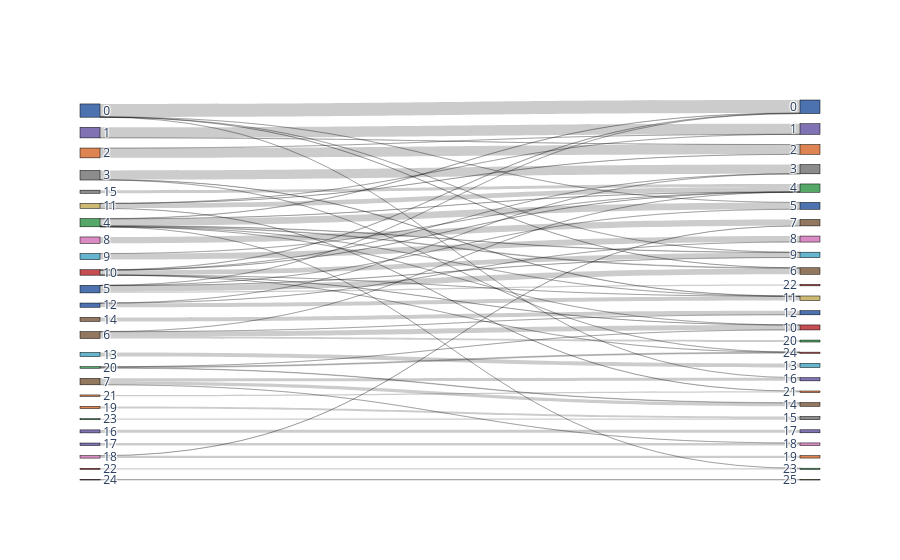
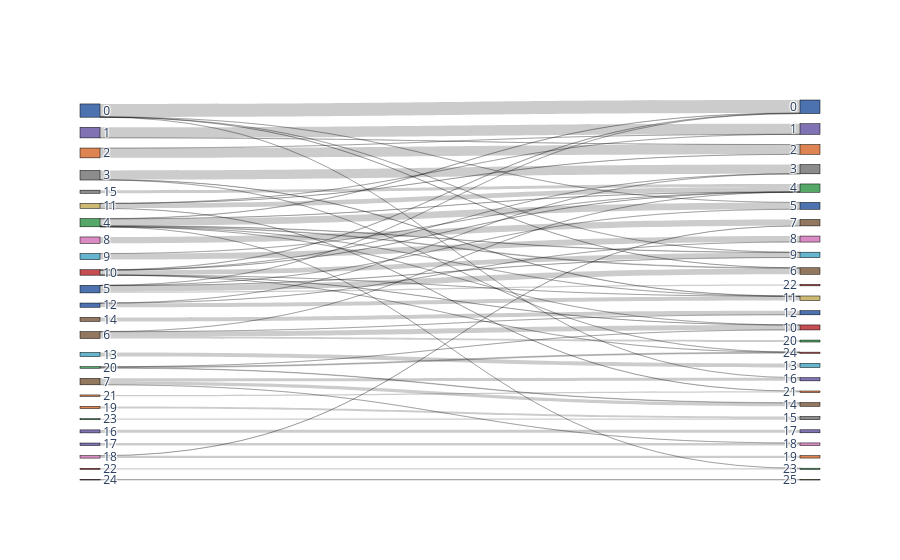

The notebook cell saved with these charts, in order:
### Code cell
bc.tl.report(adata_pred=adata, celltype='leiden_reg_before_hvg', method='without_regress_out', analysis_name=analysis_name,
                        test_dataset='adata_new', name_prediction='leiden', name_report='compare_leiden', use_raw=False,
                        remove_nonshared=False, clustering='leiden', asymmetric_matrix=True, delimiter='\t', verbose=True)

### Figure 1 — Plotly figure (JSON) as saved in the notebook; plotly's stock layout.template omitted (floating-point values rounded to 4 significant figures)
{"data": [{"link": {"source": [4, 4, 4, 4, 4, 4, 4, 4, 6, 6, 6, 6, 21, 15, 11, 11, 11, 11, 1, 1, 7, 7, 7, 9, 9, 8, 5, 5, 5, 5, 5, 0, 0, 0, 0, 0, 2, 2, 16, 23, 3, 3, 3, 22, 13, 14, 18, 18, 10, 10, 10, 10, 10, 10, 10, 17, 20, 20, 20, 24, 12, 12, 12, 19], "target": [30, 35, 29, 31, 25, 48, 36, 34, 35, 29, 45, 37, 46, 29, 46, 29, 26, 27, 26, 27, 39, 41, 43, 29, 33, 32, 30, 31, 25, 34, 47, 30, 31, 25, 41, 34, 26, 27, 42, 40, 28, 36, 49, 48, 38, 37, 32, 44, 35, 29, 25, 28, 36, 49, 34, 43, 35, 39, 49, 50, 33, 28, 36, 40], "value": [132, 1, 1, 14, 5, 1, 1, 7, 95, 1, 38, 2, 26, 61, 3, 94, 1, 1, 207, 1, 63, 62, 2, 3, 117, 126, 3, 113, 1, 4, 28, 1, 1, 254, 1, 3, 1, 192, 59, 22, 181, 6, 2, 23, 81, 80, 1, 47, 1, 3, 7, 1, 1, 1, 93, 49, 1, 10, 19, 9, 1, 1, 81, 41]}, "node": {"color": ["#4c72b0", "#8172b3", "#dd8452", "#8c8c8c", "#55a868", "#4c72b0", "#937860", "#937860", "#da8bc3", "#64b5cd", "#c44e52", "#ccb974", "#4c72b0", "#64b5cd", "#937860", "#8c8c8c", "#8172b3", "#8172b3", "#da8bc3", "#dd8452", "#55a868", "#dd8452", "#c44e52", "#55a868", "#c44e52", "#4c72b0", "#8172b3", "#dd8452", "#8c8c8c", "#55a868", "#4c72b0", "#937860", "#937860", "#da8bc3", "#64b5cd", "#c44e52", "#ccb974", "#4c72b0", "#64b5cd", "#937860", "#8c8c8c", "#8172b3", "#8172b3", "#da8bc3", "#dd8452", "#55a868", "#dd8452", "#c44e52", "#55a868", "#c44e52", "#ccb974"], "label": ["0", "1", "2", "3", "4", "5", "6", "7", "8", "9", "10", "11", "12", "13", "14", "15", "16", "17", "18", "19", "20", "21", "22", "23", "24", "0", "1", "2", "3", "4", "5", "6", "7", "8", "9", "10", "11", "12", "13", "14", "15", "16", "17", "18", "19", "20", "21", "22", "23", "24", "25"], "line": {"color": "black", "width": 0.5}, "pad": 15, "thickness": 20}, "type": "sankey"}], "layout": {}}

### Figure 2 — Plotly figure (JSON) as saved in the notebook; plotly's stock layout.template omitted (floating-point values rounded to 4 significant figures)
{"data": [{"link": {"source": [4, 4, 4, 4, 4, 4, 4, 4, 6, 6, 6, 6, 21, 15, 11, 11, 11, 11, 1, 1, 7, 7, 7, 9, 9, 8, 5, 5, 5, 5, 5, 0, 0, 0, 0, 0, 2, 2, 16, 23, 3, 3, 3, 22, 13, 14, 18, 18, 10, 10, 10, 10, 10, 10, 10, 17, 20, 20, 20, 24, 12, 12, 12, 19], "target": [30, 35, 29, 31, 25, 48, 36, 34, 35, 29, 45, 37, 46, 29, 46, 29, 26, 27, 26, 27, 39, 41, 43, 29, 33, 32, 30, 31, 25, 34, 47, 30, 31, 25, 41, 34, 26, 27, 42, 40, 28, 36, 49, 48, 38, 37, 32, 44, 35, 29, 25, 28, 36, 49, 34, 43, 35, 39, 49, 50, 33, 28, 36, 40], "value": [132, 1, 1, 14, 5, 1, 1, 7, 95, 1, 38, 2, 26, 61, 3, 94, 1, 1, 207, 1, 63, 62, 2, 3, 117, 126, 3, 113, 1, 4, 28, 1, 1, 254, 1, 3, 1, 192, 59, 22, 181, 6, 2, 23, 81, 80, 1, 47, 1, 3, 7, 1, 1, 1, 93, 49, 1, 10, 19, 9, 1, 1, 81, 41]}, "node": {"color": ["#4c72b0", "#8172b3", "#dd8452", "#8c8c8c", "#55a868", "#4c72b0", "#937860", "#937860", "#da8bc3", "#64b5cd", "#c44e52", "#ccb974", "#4c72b0", "#64b5cd", "#937860", "#8c8c8c", "#8172b3", "#8172b3", "#da8bc3", "#dd8452", "#55a868", "#dd8452", "#c44e52", "#55a868", "#c44e52", "#4c72b0", "#8172b3", "#dd8452", "#8c8c8c", "#55a868", "#4c72b0", "#937860", "#937860", "#da8bc3", "#64b5cd", "#c44e52", "#ccb974", "#4c72b0", "#64b5cd", "#937860", "#8c8c8c", "#8172b3", "#8172b3", "#da8bc3", "#dd8452", "#55a868", "#dd8452", "#c44e52", "#55a868", "#c44e52", "#ccb974"], "label": ["0", "1", "2", "3", "4", "5", "6", "7", "8", "9", "10", "11", "12", "13", "14", "15", "16", "17", "18", "19", "20", "21", "22", "23", "24", "0", "1", "2", "3", "4", "5", "6", "7", "8", "9", "10", "11", "12", "13", "14", "15", "16", "17", "18", "19", "20", "21", "22", "23", "24", "25"], "line": {"color": "black", "width": 0.5}, "pad": 15, "thickness": 20}, "type": "sankey"}], "layout": {}}
